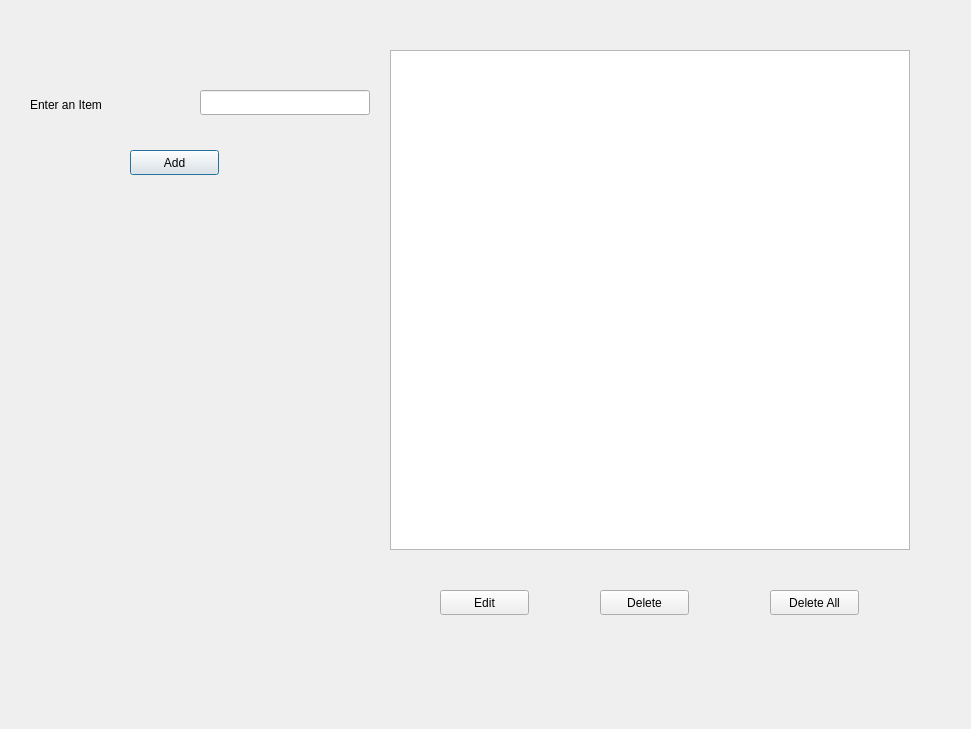
<?xml version="1.0" encoding="UTF-8"?>
<ui version="4.0">
 <class>Dialog</class>
 <widget class="QDialog" name="Dialog">
  <property name="geometry">
   <rect>
    <x>0</x>
    <y>0</y>
    <width>971</width>
    <height>729</height>
   </rect>
  </property>
  <property name="windowTitle">
   <string>Dialog</string>
  </property>
  <widget class="QLabel" name="label">
   <property name="geometry">
    <rect>
     <x>30</x>
     <y>90</y>
     <width>120</width>
     <height>30</height>
    </rect>
   </property>
   <property name="text">
    <string>Enter an Item</string>
   </property>
  </widget>
  <widget class="QLineEdit" name="lineEdit">
   <property name="geometry">
    <rect>
     <x>200</x>
     <y>90</y>
     <width>170</width>
     <height>25</height>
    </rect>
   </property>
  </widget>
  <widget class="QPushButton" name="pushButtonAdd">
   <property name="geometry">
    <rect>
     <x>130</x>
     <y>150</y>
     <width>89</width>
     <height>25</height>
    </rect>
   </property>
   <property name="text">
    <string>Add</string>
   </property>
  </widget>
  <widget class="QPushButton" name="pushButtonEdit">
   <property name="geometry">
    <rect>
     <x>440</x>
     <y>590</y>
     <width>89</width>
     <height>25</height>
    </rect>
   </property>
   <property name="text">
    <string>Edit</string>
   </property>
  </widget>
  <widget class="QPushButton" name="pushButtonDelete">
   <property name="geometry">
    <rect>
     <x>600</x>
     <y>590</y>
     <width>89</width>
     <height>25</height>
    </rect>
   </property>
   <property name="text">
    <string>Delete</string>
   </property>
  </widget>
  <widget class="QPushButton" name="pushButtonDeleteAll">
   <property name="geometry">
    <rect>
     <x>770</x>
     <y>590</y>
     <width>89</width>
     <height>25</height>
    </rect>
   </property>
   <property name="text">
    <string>Delete All</string>
   </property>
  </widget>
  <widget class="QListWidget" name="listWidget">
   <property name="geometry">
    <rect>
     <x>390</x>
     <y>50</y>
     <width>520</width>
     <height>500</height>
    </rect>
   </property>
  </widget>
 </widget>
 <resources/>
 <connections/>
</ui>
